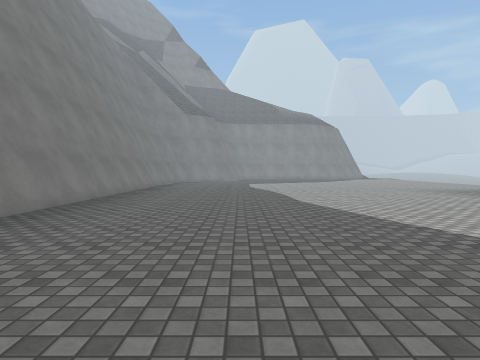
[1] (above)

21 first-person views from a walk through a 3-D level made in the Unity game engine. The camera is 1.3 m above the floor, tilts 2° down and sees 75° across. The floor is counted in squares, 1.5 m on a side. Each view is taken from the middle of a square. On the plan, view 1 faces up. The plan holds only what a view shows up to about 11 squares ahead; the rest is blank. The place goes on beyond the plan. The player is left out. Door leaves are left out, so doorways stand open. Surface patterns are stand-ins for the level's own textures.

[2]
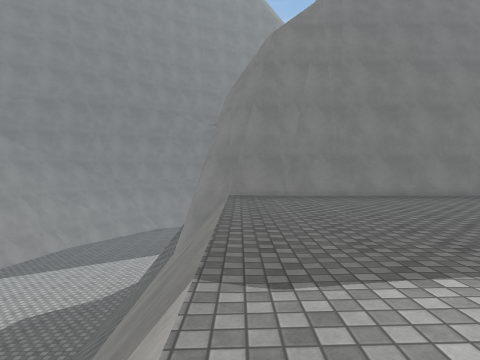

[3]
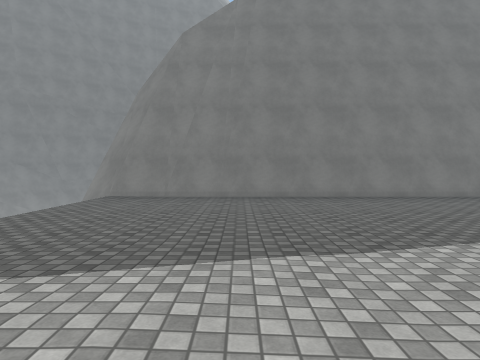

[4]
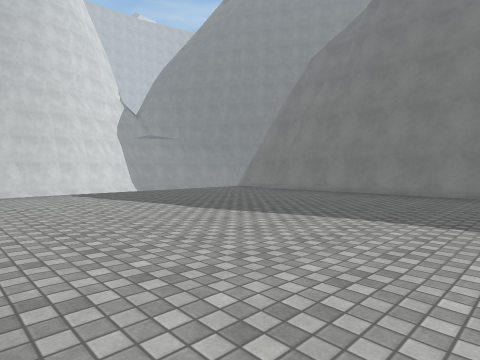

[5]
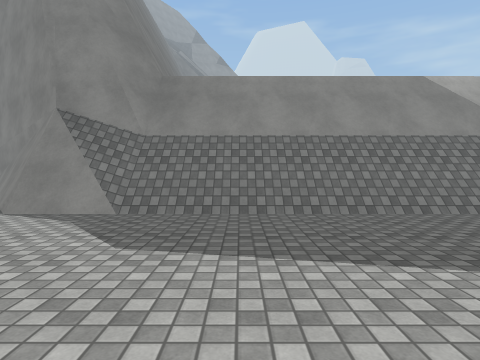

[6]
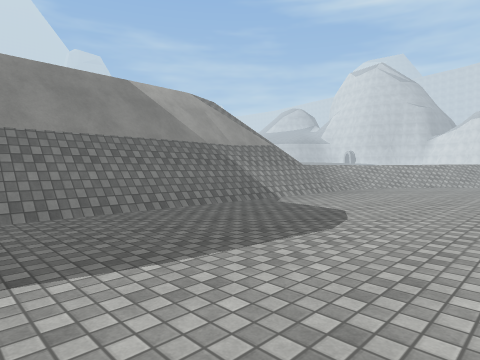

[7]
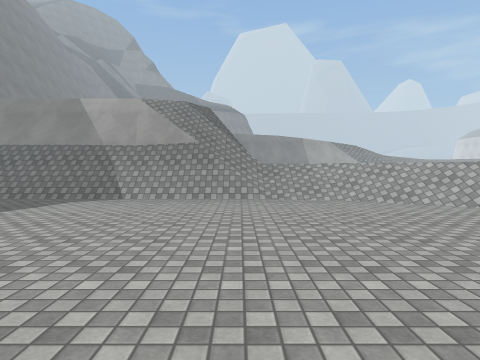

[8]
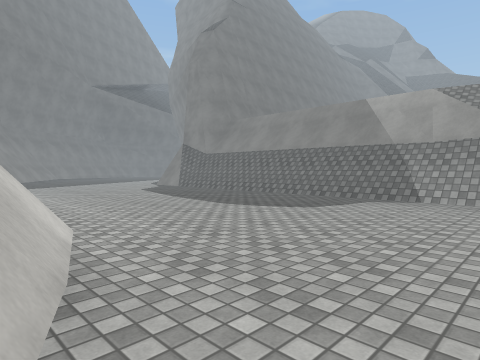

[9]
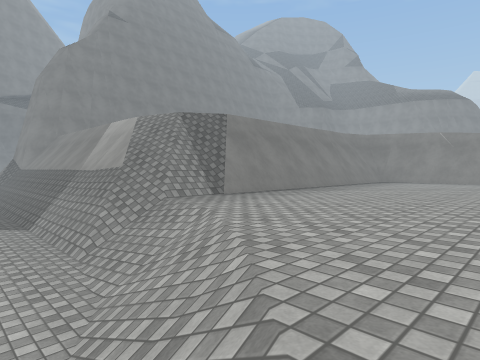

[10]
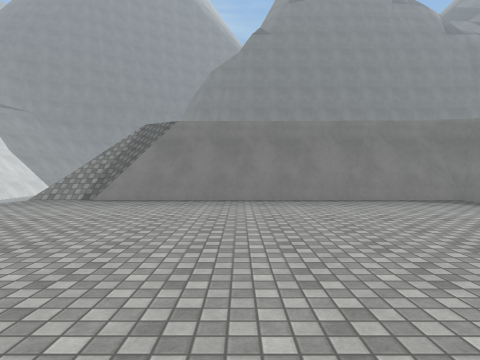

[11]
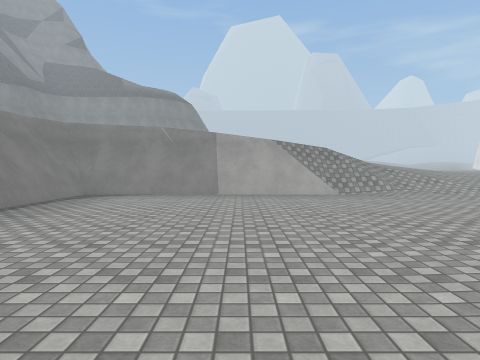

[12]
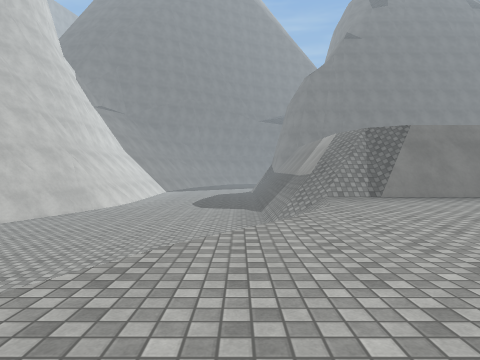

[13]
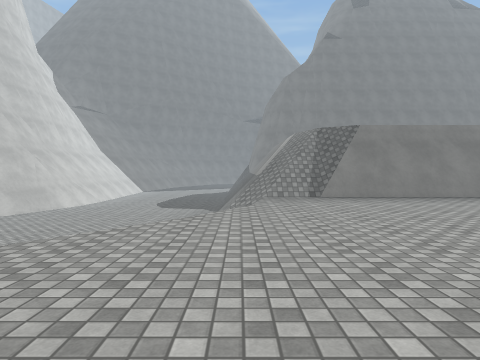

[14]
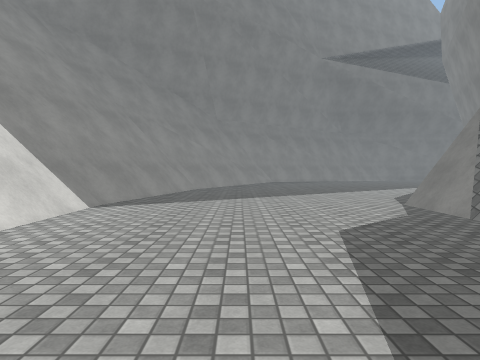

[15]
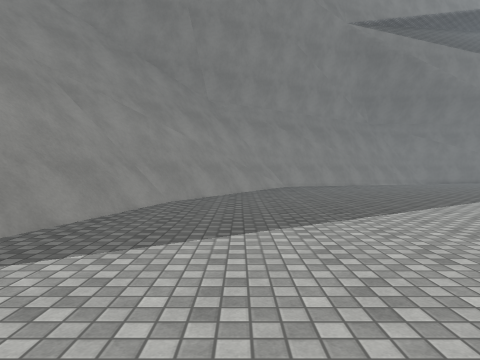

[16]
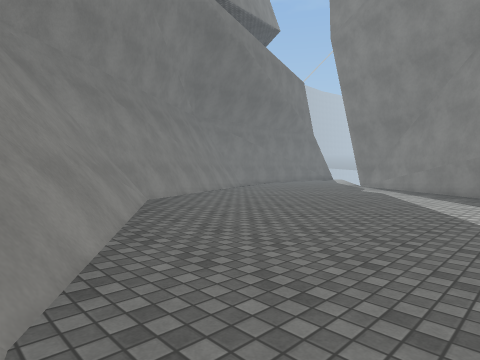

[17]
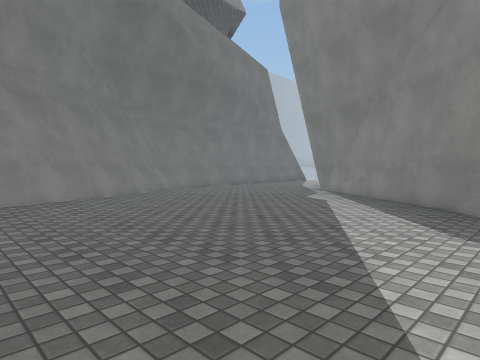

[18]
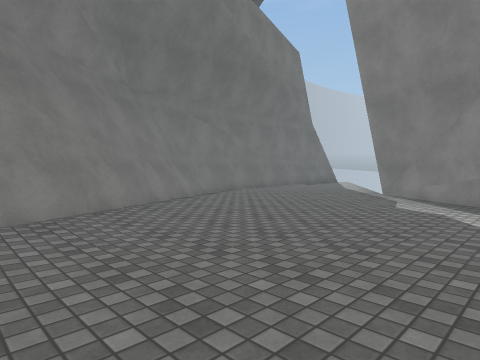

[19]
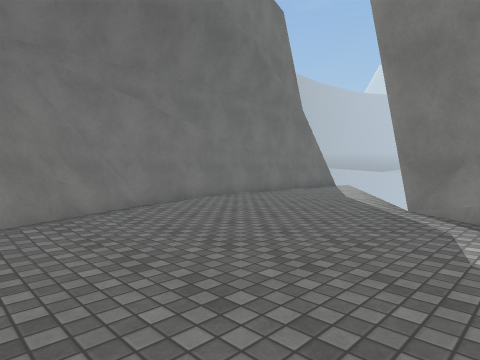

[20]
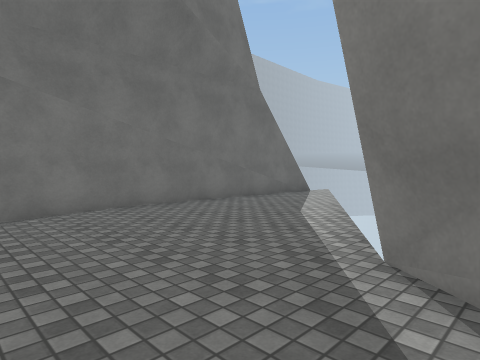

[21]
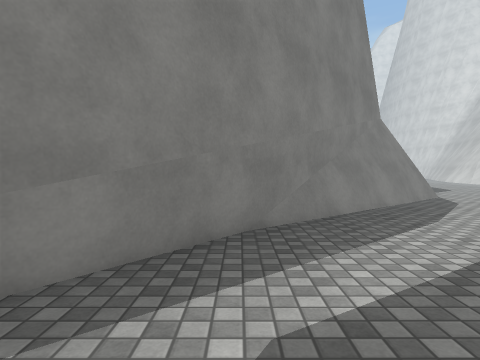

### Floor plan
Key: @ floor where view 1 was taken; # wall or solid block; . main floor; : floor 1.5 m higher than the main floor; + floor 5.5 m higher than the main floor; / step, stairs or slope; = window, fence, low wall or low ledge; v drop or lower ground.
Columns run from 23 left of view 1 to 21 right of it. Each row starts with its distance up from view 1.
 11 #..               #+++++++++++++v########=#//
 10 #...              #+++++++++++++v#:::::::::::
  9 #...              #++++++++++++ v#:::::::::::
  8 #....             #++++++++++++ v#:::::::::::
  7 #.....            #++++++++++++ v#:::::::::::
  6 #.....##          #+++++++++++  v#:::::::::::
  5 #......###        #+++++++++++  v#::::::::::
  4 #........##       #+++++++++++  v#::::::::::
  3 #.........##      #+++++++++++  v#:::::::::
  2 ##.........##     #+++++++++++  v#::::::::
  1 ##..........##    #+++++++++++ //#:::::::
  0  ##..........##   #++++@++++++////::::::::
 -1   #/..........##  ###########v////:::::::::
 -2   ##...........################=//::::::::::
 -3    ##...........##///////////////////::::::::
 -4    ##............==////////////////////:::::
 -5     ##...............................///:::::
 -6      #................................////::
 -7      ###...............................
 -8       ###/.............................
 -9         ###............................
-10          ###=..........................
-11            ####=......................
-12              #######       ##=......
-13                             ### ...

Where each view was taken, in squares from view 1:
view 1: 0 up, 0 right, facing up
view 2: 0 up, 6 right, facing left
view 3: 4 up, 6 right, facing left
view 4: 11 up, 7 right, facing down-left
view 5: 10 down, 2 left, facing up
view 6: 10 down, 1 left, facing up-right
view 7: 13 down, 10 right, facing up
view 8: 13 down, 9 right, facing up-left
view 9: 6 down, 17 right, facing up-left
view 10: 4 up, 20 right, facing left
view 11: 0 up, 16 right, facing up
view 12: 5 down, 21 right, facing left
view 13: 3 down, 21 right, facing left
view 14: 8 down, 1 right, facing left
view 15: 8 down, 4 left, facing left
view 16: 10 down, 10 left, facing up-left
view 17: 6 down, 10 left, facing up-left
view 18: 5 down, 13 left, facing up-left
view 19: 1 down, 15 left, facing up-left
view 20: 3 up, 16 left, facing up-left
view 21: 2 up, 16 left, facing right
